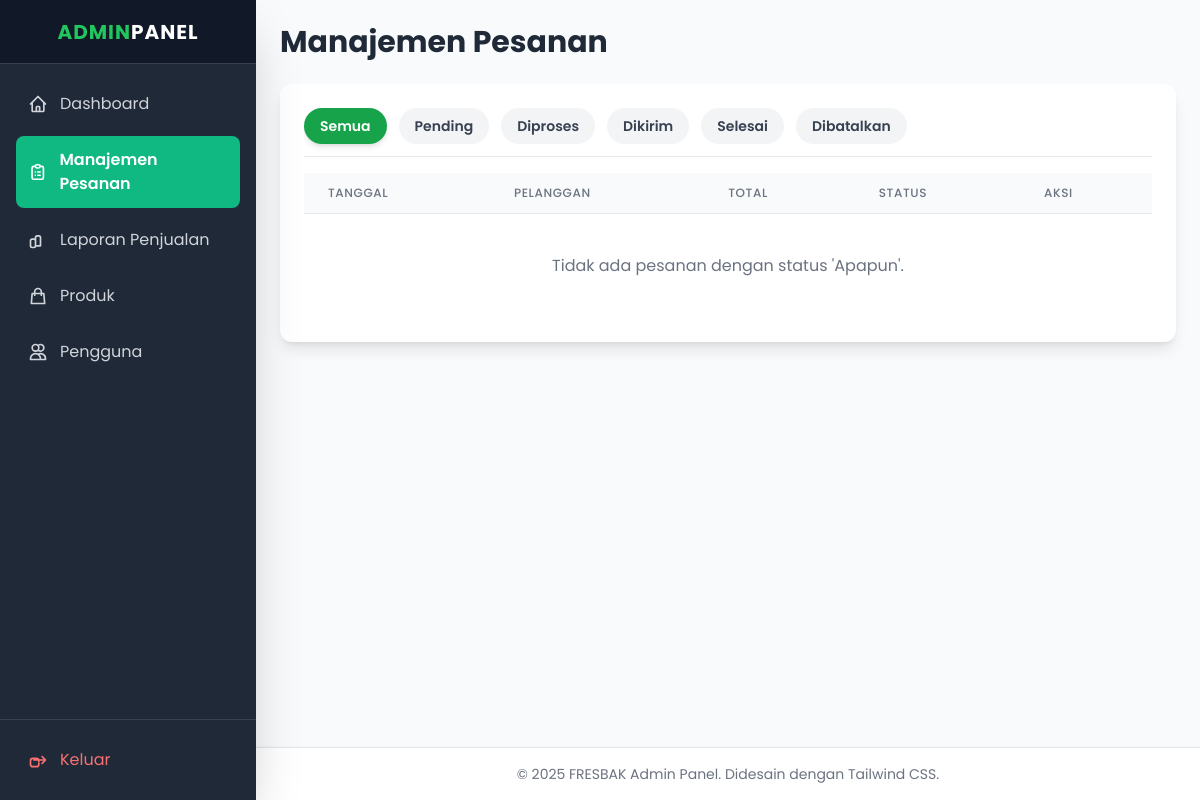
/admin/orders.php (signed in), run on an earlier commit of the app's database.
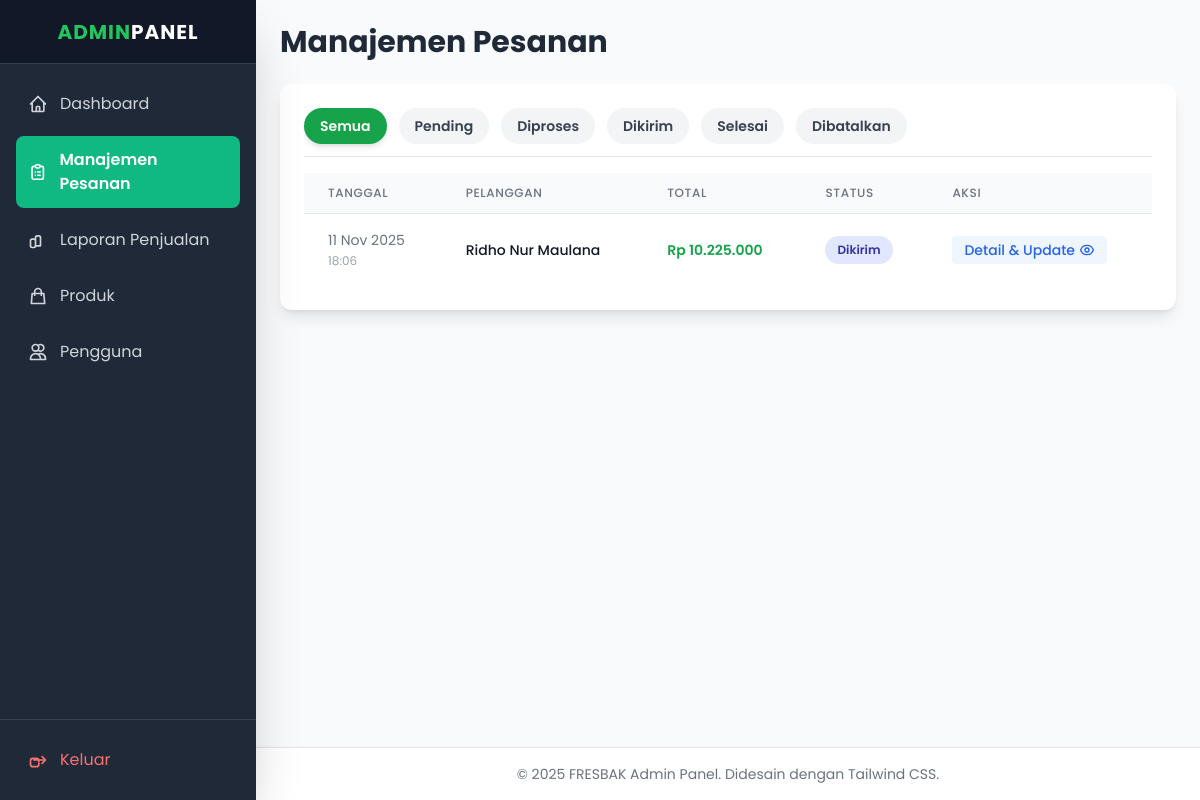
And on a later commit of the database.
### tables this page shows
CREATE TABLE `orders` (
  `id` int NOT NULL,
  `user_id` int NOT NULL,
  `customer_name` varchar(100) NOT NULL,
  `customer_address` text NOT NULL,
  `customer_contact` varchar(20) NOT NULL,
  `total_price` decimal(10,2) NOT NULL,
  `payment_method` varchar(50) NOT NULL,
  `payment_proof` varchar(255) DEFAULT NULL,
  `status` enum('pending','diproses','dikirim','selesai','dibatalkan') NOT NULL DEFAULT 'pending',
  `order_date` timestamp NULL DEFAULT CURRENT_TIMESTAMP
);

CREATE TABLE `users` (
  `id` int NOT NULL,
  `name` varchar(100) NOT NULL,
  `email` varchar(100) NOT NULL,
  `password` varchar(255) NOT NULL,
  `role` enum('admin','customer') NOT NULL DEFAULT 'customer',
  `created_at` timestamp NULL DEFAULT CURRENT_TIMESTAMP
);

### admin/orders.php (the view, shortened to what this page needs)
<?php
include '../config.php';
$status_filter = $_GET['status'] ?? 'all';
$sql_params = [];
$sql_where = "1=1";
$sql = "
    SELECT o.id, o.order_date, u.name AS customer_name, o.total_price, o.status,
           o.payment_method, o.customer_address, o.payment_proof
    FROM orders o
    JOIN users u ON o.user_id = u.id
    WHERE $sql_where
    ORDER BY o.order_date DESC
";
$stmt = $db->prepare($sql);
$stmt->execute($sql_params);
$orders = $stmt->fetchAll(PDO::FETCH_ASSOC);
function getStatusClass($status) {
    return [
        'pending' => 'bg-yellow-100 text-yellow-800',
        'diproses' => 'bg-blue-100 text-blue-800',
        'dikirim' => 'bg-indigo-100 text-indigo-800',
        'selesai' => 'bg-green-100 text-green-800',
        'dibatalkan' => 'bg-red-100 text-red-800',
    ][$status] ?? 'bg-gray-100 text-gray-800';
}
include 'header_admin.php';
?>
<h1 class="text-3xl font-bold text-gray-800 mb-6">Manajemen Pesanan</h1>
<div class="bg-white p-6 rounded-xl shadow-lg">
    <div class="mb-4 flex space-x-3 border-b pb-3 overflow-x-auto">
        <?php
        $statuses = ['all', 'pending', 'diproses', 'dikirim', 'selesai', 'dibatalkan'];
        foreach ($statuses as $status):
        ?>
            <a href="?status=<?= $status ?>" class="px-4 py-2 text-sm font-semibold rounded-full transition duration-150 whitespace-nowrap
                <?= $status_filter == $status ? 'bg-green-600 text-white shadow-md' : 'bg-gray-100 text-gray-700 hover:bg-gray-200' ?>">
                <?= $status == 'all' ? 'Semua' : ucfirst($status) ?>
            </a>
        <?php endforeach; ?>
    </div>
    <div class="overflow-x-auto">
        <table class="min-w-full divide-y divide-gray-200">
            <thead class="bg-gray-50">
                <tr>
                    <th class="px-6 py-3 text-left text-xs font-medium text-gray-500 uppercase tracking-wider">Tanggal</th>
                    <th class="px-6 py-3 text-left text-xs font-medium text-gray-500 uppercase tracking-wider">Pelanggan</th>
                    <th class="px-6 py-3 text-left text-xs font-medium text-gray-500 uppercase tracking-wider">Total</th>
                    <th class="px-6 py-3 text-left text-xs font-medium text-gray-500 uppercase tracking-wider">Status</th>
                    <th class="px-6 py-3 text-left text-xs font-medium text-gray-500 uppercase tracking-wider">Aksi</th>
                </tr>
            </thead>
            <tbody class="bg-white divide-y divide-gray-200">
                <?php if (empty($orders)): ?>
                    <tr>
                        <td colspan="5" class="px-6 py-10 text-center text-gray-500">
                            Tidak ada pesanan dengan status '<?= $status_filter == 'all' ? 'Apapun' : ucfirst($status_filter) ?>'.
                        </td>
                    </tr>
                <?php else: ?>
                    <?php foreach ($orders as $order): ?>
                        <tr>
                            <td class="px-6 py-4 whitespace-nowrap text-sm text-gray-500">
                                <?= date('d M Y', strtotime($order['order_date'])) ?>
                                <br><span class="text-xs text-gray-400"><?= date('H:i', strtotime($order['order_date'])) ?></span>
                            </td>
                            <td class="px-6 py-4 whitespace-nowrap text-sm font-medium text-gray-900"><?= htmlspecialchars($order['customer_name']) ?></td>
                            <td class="px-6 py-4 whitespace-nowrap text-sm font-semibold text-green-600">Rp <?= number_format($order['total_price'], 0, ',', '.') ?></td>
                            <td class="px-6 py-4 whitespace-nowrap">
                                <span class="px-3 py-1 inline-flex text-xs leading-5 font-semibold rounded-full <?= getStatusClass($order['status']) ?>">
                                    <?= ucfirst($order['status']) ?>
                                </span>
                            </td>
                            <td class="px-6 py-4 whitespace-nowrap text-sm font-medium">
                                <button onclick="openModal('modal-<?= $order['id'] ?>')" class="text-blue-600 hover:text-blue-900 font-medium flex items-center bg-blue-50 px-3 py-1 rounded hover:bg-blue-100 transition">
                                    Detail & Update
                                </button>
                                </td>
                        </tr>
                    <?php endforeach; ?>
                <?php endif; ?>
            </tbody>
        </table>
    </div>
</div>
<?php include 'footer_admin.php'; ?>

What changed in the data, as far as the page shows it:
added orders: order_date "11 Nov 2025", order_date "18:06", user.name "Ridho Nur Maulana", total_price "10.225.000", status "Dikirim"
Also different on the page:
text no longer shown: "Tidak ada pesanan dengan status ' Apapun '."
